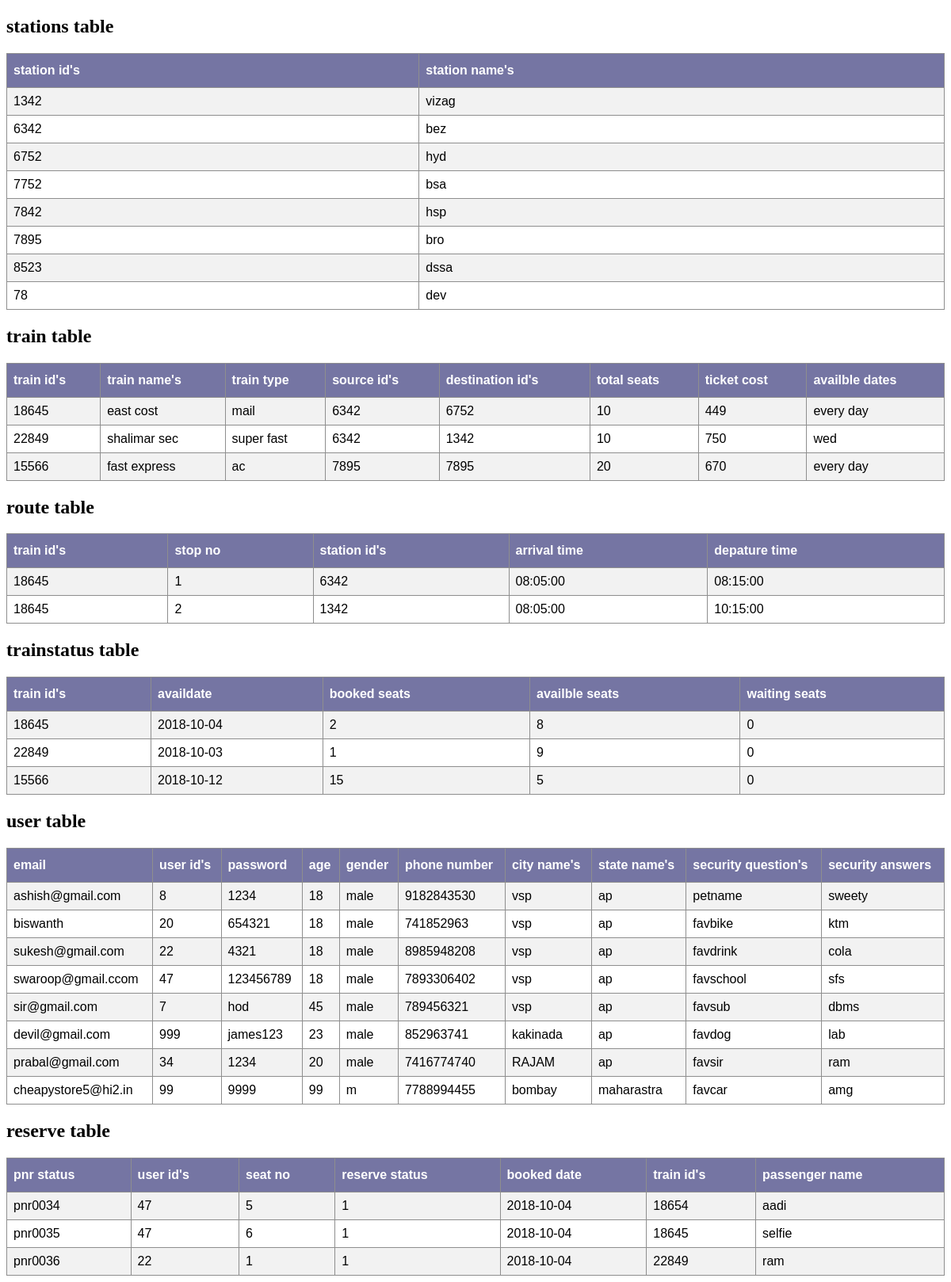
Page /ret.php on the committed database.
### tables this page shows
CREATE TABLE IF NOT EXISTS `stations` (
  `stid` int(11) NOT NULL,
  `stname` varchar(20) DEFAULT NULL,
  PRIMARY KEY (`stid`)
);

CREATE TABLE IF NOT EXISTS `train` (
  `trainid` int(11) NOT NULL,
  `tname` varchar(30) DEFAULT NULL,
  `ttype` varchar(20) DEFAULT NULL,
  `sourceid` int(11) DEFAULT NULL,
  `destid` int(11) DEFAULT NULL,
  `seats` int(11) DEFAULT NULL,
  `fare` int(11) DEFAULT NULL,
  `availdate` varchar(20) DEFAULT NULL,
  PRIMARY KEY (`trainid`),
  KEY `sourceid` (`sourceid`),
  KEY `destid` (`destid`)
);

CREATE TABLE IF NOT EXISTS `route` (
  `trainid` int(11) NOT NULL,
  `stopno` int(11) NOT NULL,
  `stid` int(11) DEFAULT NULL,
  `atime` time DEFAULT NULL,
  `dtime` time DEFAULT NULL,
  PRIMARY KEY (`trainid`,`stopno`),
  KEY `stid` (`stid`)
);

CREATE TABLE IF NOT EXISTS `trainstatus` (
  `trainid` int(11) NOT NULL,
  `availdate` date NOT NULL,
  `bseats` int(11) DEFAULT NULL,
  `aseats` int(11) DEFAULT NULL,
  `wseats` int(11) DEFAULT NULL,
  PRIMARY KEY (`trainid`,`availdate`)
);

CREATE TABLE IF NOT EXISTS `users` (
  `email` varchar(20) NOT NULL,
  `uid` int(11) NOT NULL,
  `passwd` varchar(15) NOT NULL,
  `age` int(11) NOT NULL,
  `gender` varchar(8) NOT NULL,
  `phno` varchar(10) NOT NULL,
  `city` varchar(20) NOT NULL,
  `state` varchar(20) NOT NULL,
  `sque` varchar(20) NOT NULL,
  `sans` varchar(20) NOT NULL,
  PRIMARY KEY (`uid`,`email`)
);

CREATE TABLE IF NOT EXISTS `reserve` (
  `pnr` varchar(20) NOT NULL,
  `uid` int(11) DEFAULT NULL,
  `seatno` int(11) DEFAULT NULL,
  `rstatus` int(11) DEFAULT NULL,
  `bdate` date DEFAULT NULL,
  `trainid` int(11) DEFAULT NULL,
  `pname` varchar(20) NOT NULL,
  PRIMARY KEY (`pnr`),
  KEY `trainid` (`trainid`),
  KEY `uid` (`uid`)
);

### ret.php (the view, shortened to what this page needs)
<!DOCTYPE html>
<html>
<head>
</head>
<body>
	<h2>stations table</h2>
<table id="ctstyle">
	<tr>
		<th>station id's</th>
		<th>station name's</th>
	</tr>
<?php
$servername = "localhost";
$username = "root";
$password = "";
$dbname = "railway";
$conn = new mysqli($servername, $username, $password, $dbname);
$sql = "SELECT stid, stname FROM stations";
$result = $conn->query($sql);
if ($result->num_rows > 0) {
    while($row = $result->fetch_assoc()) {
        echo "<tr>
        <td>" . $row["stid"]."</td>
        <td>" . $row["stname"]. "</td>
        </tr>";
    }
} else {
    echo "0 results";
}
?>
</table>
<h2>train table</h2>
<table id="ctstyle">
    <tr>
        <th>train id's</th>
        <th>train name's</th>
        <th>train type</th>
        <th>source id's</th>
        <th>destination id's</th>
        <th>total seats</th>
        <th>ticket cost</th>
        <th>availble dates</th>
    </tr>
<?php
$servername = "localhost";
$username = "root";
$password = "";
$dbname = "railway";
$conn = new mysqli($servername, $username, $password, $dbname);
$sql = "SELECT trainid,tname,ttype,sourceid,destid,seats,fare,availdate FROM train";
$result = $conn->query($sql);
if ($result->num_rows > 0) {
    while($row = $result->fetch_assoc()) {
        echo "<tr>
        <td>" . $row["trainid"]."</td>
        <td>" . $row["tname"]. "</td>
        <td>" . $row["ttype"]."</td>
        <td>" . $row["sourceid"]. "</td>
        <td>" . $row["destid"]."</td>
        <td>" . $row["seats"]. "</td>
        <td>" . $row["fare"]."</td>
        <td>" . $row["availdate"]. "</td>
        </tr>";
    }
} else {
    echo "0 results";
}
?>
</table>
<h2>route table</h2>
<table id="ctstyle">
    <tr>
        <th>train id's</th>
        <th>stop  no</th>
        <th>station id's</th>
        <th>arrival time</th>
        <th>depature time</th>
    </tr>
<?php
$servername = "localhost";
$username = "root";
$password = "";
$dbname = "railway";
$conn = new mysqli($servername, $username, $password, $dbname);
$sql = "SELECT trainid,stopno,stid,atime,dtime FROM route";
$result = $conn->query($sql);
if ($result->num_rows > 0) {
    while($row = $result->fetch_assoc()) {
        echo "<tr>
        <td>" . $row["trainid"]."</td>
        <td>" . $row["stopno"]. "</td>
        <td>" . $row["stid"]."</td>
        <td>" . $row["atime"]. "</td>
        <td>" . $row["dtime"]."</td>
        </tr>";
    }
} else {
    echo "0 results";
}
?>
</table>
<h2>trainstatus table</h2>
<table id="ctstyle">
    <tr>
        <th>train id's</th>
        <th>availdate</th>
        <th>booked seats</th>
        <th>availble seats</th>
        <th>waiting seats</th>
    </tr>
<?php
$servername = "localhost";
$username = "root";
$password = "";
$dbname = "railway";
$conn = new mysqli($servername, $username, $password, $dbname);
$sql = "SELECT trainid,availdate,bseats,aseats,wseats  FROM trainstatus";
$result = $conn->query($sql);
if ($result->num_rows > 0) {
    while($row = $result->fetch_assoc()) {
        echo "<tr>
        <td>" . $row["trainid"]."</td>
        <td>" . $row["availdate"]. "</td>
        <td>" . $row["bseats"]."</td>
        <td>" . $row["aseats"]. "</td>
        <td>" . $row["wseats"]."</td>
        </tr>";
    }
} else {
    echo "0 results";
}
?>
</table>
<h2>user table</h2>
<table id="ctstyle">
    <tr>
        <th>email</th>
        <th>user id's</th>
        <th>password</th>
        <th>age</th>
        <th>gender</th>
        <th>phone number</th>
        <th>city name's</th>
        <th>state name's</th>
        <th>security question's</th>
        <th>security answers</th>
    </tr>
<?php
$servername = "localhost";
$username = "root";
$password = "";
$dbname = "railway";
$conn = new mysqli($servername, $username, $password, $dbname);
$sql = "SELECT email,uid,passwd,age,gender,phno,city,state,sque,sans  FROM users";
$result = $conn->query($sql);
if ($result->num_rows > 0) {
    while($row = $result->fetch_assoc()) {
        echo "<tr>
        <td>" . $row["email"]."</td>
        <td>" . $row["uid"]. "</td>
        <td>" . $row["passwd"]."</td>
        <td>" . $row["age"]. "</td>
        <td>" . $row["gender"]."</td>
        <td>" . $row["phno"]. "</td>
        <td>" . $row["city"]."</td>
        <td>" . $row["state"]. "</td>
        <td>" . $row["sque"]."</td>
        <td>" . $row["sans"]. "</td>
        </tr>";
    }
} else {
    echo "0 results";
}
?>
</table>
<h2>reserve table</h2>
<table id="ctstyle">
    <tr>
        <th>pnr status</th>
        <th>user id's</th>
        <th>seat no</th>
        <th>reserve status</th>
        <th>booked date</th>
        <th>train id's</th>
        <th>passenger name</th>
    </tr>
<?php
$servername = "localhost";
$username = "root";
$password = "";
$dbname = "railway";
$conn = new mysqli($servername, $username, $password, $dbname);
$sql = "SELECT pnr,uid,seatno,rstatus,bdate,trainid,pname FROM reserve";
$result = $conn->query($sql);
if ($result->num_rows > 0) {
    while($row = $result->fetch_assoc()) {
        echo "<tr>
        <td>" . $row["pnr"]."</td>
        <td>" . $row["uid"]. "</td>
        <td>" . $row["seatno"]."</td>
        <td>" . $row["rstatus"]. "</td>
        <td>" . $row["bdate"]."</td>
        <td>" . $row["trainid"]. "</td>
        <td>" . $row["pname"]. "</td>
        </tr>";
    }
} else {
    echo "0 results";
}
?>
</table>
</body>
</html>

### ret.php (style rules this page uses)
#ctstyle { font-family: "Trebuchet MS", Arial, Helvetica, sans-serif; border-collapse: collapse; width: 100%; }
#ctstyle td, #ctstyle th { border: 1px solid #8e8e8e; padding: 8px; }
#ctstyle tr:nth-child(even) { background-color: #f2f2f2; }
#ctstyle th { padding-top: 12px; padding-bottom: 12px; text-align: left; background-color: #7575a3; color: white; }

### rows in the picture
stations: stid "1342", stname "vizag"
stations: stid "6342", stname "bez"
stations: stid "6752", stname "hyd"
stations: stid "7752", stname "bsa"
stations: stid "7842", stname "hsp"
stations: stid "7895", stname "bro"
stations: stid "8523", stname "dssa"
stations: stid "78", stname "dev"
train: trainid "18645", tname "east cost", ttype "mail", sourceid "6342", destid "6752", seats "10", fare "449", availdate "every day"
train: trainid "22849", tname "shalimar sec", ttype "super fast", sourceid "6342", destid "1342", seats "10", fare "750", availdate "wed"
train: trainid "15566", tname "fast express", ttype "ac", sourceid "7895", destid "7895", seats "20", fare "670", availdate "every day"
route: trainid "18645", stopno "1", stid "6342", atime "08:05:00", dtime "08:15:00"
route: trainid "18645", stopno "2", stid "1342", atime "08:05:00", dtime "10:15:00"
trainstatus: trainid "18645", availdate "2018-10-04", bseats "2", aseats "8", wseats "0"
trainstatus: trainid "22849", availdate "2018-10-03", bseats "1", aseats "9", wseats "0"
trainstatus: trainid "15566", availdate "2018-10-12", bseats "15", aseats "5", wseats "0"
users: email "ashish@gmail.com", uid "8", passwd "1234", age "18", gender "male", phno "9182843530", city "vsp", state "ap", sque "petname", sans "sweety"
users: email "biswanth", uid "20", passwd "654321", age "18", gender "male", phno "741852963", city "vsp", state "ap", sque "favbike", sans "ktm"
users: email "sukesh@gmail.com", uid "22", passwd "4321", age "18", gender "male", phno "8985948208", city "vsp", state "ap", sque "favdrink", sans "cola"
users: email "swaroop@gmail.ccom", uid "47", passwd "123456789", age "18", gender "male", phno "7893306402", city "vsp", state "ap", sque "favschool", sans "sfs"
users: email "sir@gmail.com", uid "7", passwd "hod", age "45", gender "male", phno "789456321", city "vsp", state "ap", sque "favsub", sans "dbms"
users: email "devil@gmail.com", uid "999", passwd "james123", age "23", gender "male", phno "852963741", city "kakinada", state "ap", sque "favdog", sans "lab"
users: email "prabal@gmail.com", uid "34", passwd "1234", age "20", gender "male", phno "7416774740", city "RAJAM", state "ap", sque "favsir", sans "ram"
users: email "cheapystore5@hi2.in", uid "99", passwd "9999", age "99", gender "m", phno "7788994455", city "bombay", state "maharastra", sque "favcar", sans "amg"
reserve: pnr "pnr0034", uid "47", seatno "5", rstatus "1", bdate "2018-10-04", trainid "18654", pname "aadi"
reserve: pnr "pnr0035", uid "47", seatno "6", rstatus "1", bdate "2018-10-04", trainid "18645", pname "selfie"
reserve: pnr "pnr0036", uid "22", seatno "1", rstatus "1", bdate "2018-10-04", trainid "22849", pname "ram"
